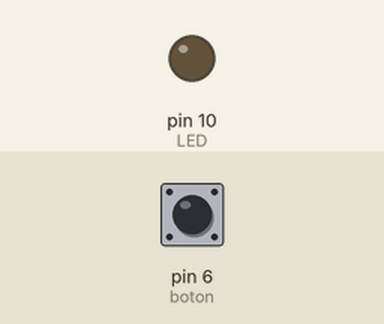
This sketch was run on a simulated Arduino Uno, built with avr-gcc and run on an emulated ATmega328P. On the bench: output pins drawn as LEDs (lit = HIGH). The test bench sets the inputs (shaded band); at power-on: pin 6 (boton) LOW.

Above: at 2.8 s.
2.9 s: pin 6 (boton) pulled HIGH for 1.2 s
At 3.6 s:
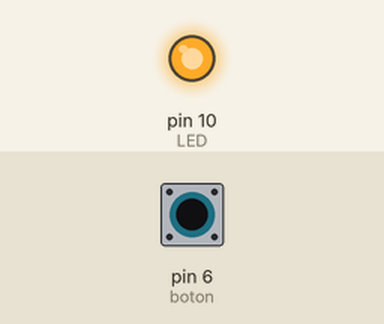
6.5 s: pin 6 (boton) pulled HIGH for 3.2 s
At 11.4 s:
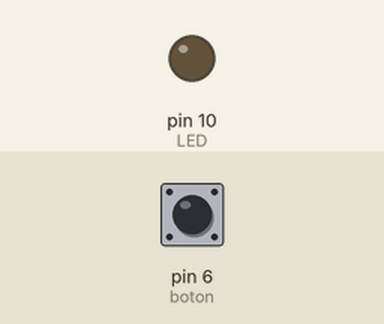
Timing chart, 0 to 12.9 s (numbered marks = the images above; inputs shaded):
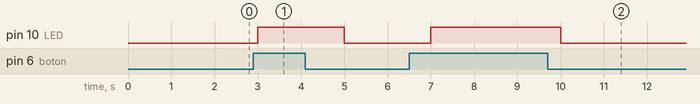

The sketch:

usando_pulsadores_resistencia_pull_up.ino
```cpp
  int LED = 10 ;
     int boton = 6;

     void setup()
          {
               pinMode( LED, OUTPUT) ; // LED como salida
               pinMode( boton  , INPUT) ;            //botón  como entrada
          }
   void loop()
         {
             bool valor = digitalRead (boton) ;

             if (valor==true)
             {
              digitalWrite(  LED, HIGH) ;
             delay ( 1000) ;
              }
             else
             {
              digitalWrite(  LED, LOW) ;
              delay ( 1000) ;
              }

         }
```

Measured:
- after the input at 2.9 s, pin 10 (LED): LOW → HIGH after 0.10 s, → LOW 2.0 s later
- after the input at 6.5 s, pin 10 (LED): LOW → HIGH after 0.50 s, → LOW 3.0 s later
